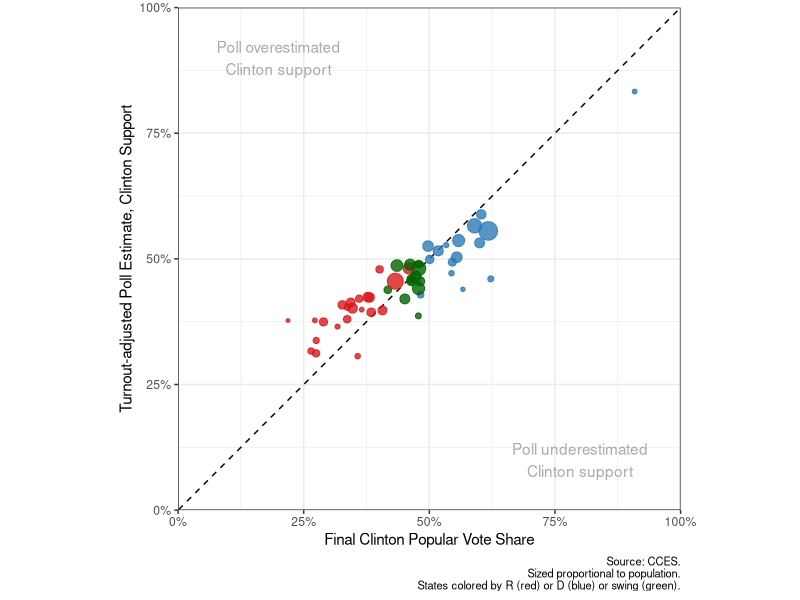
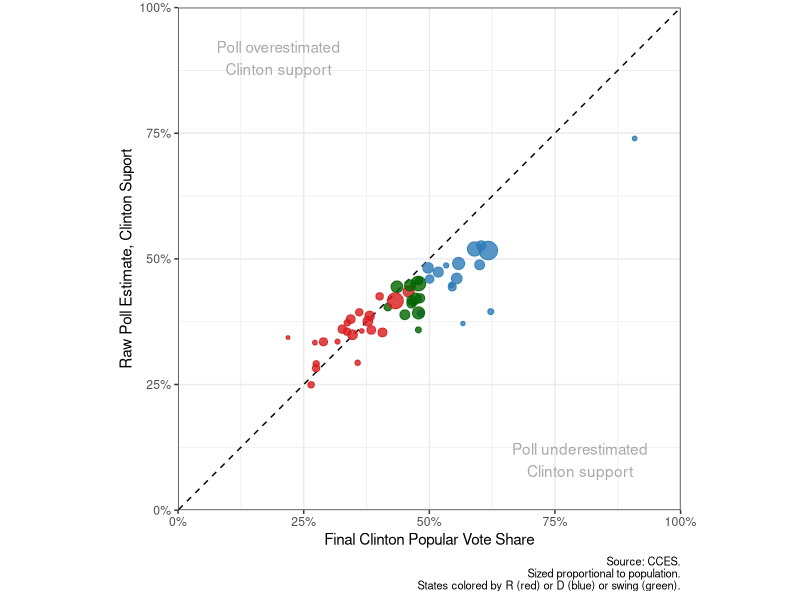
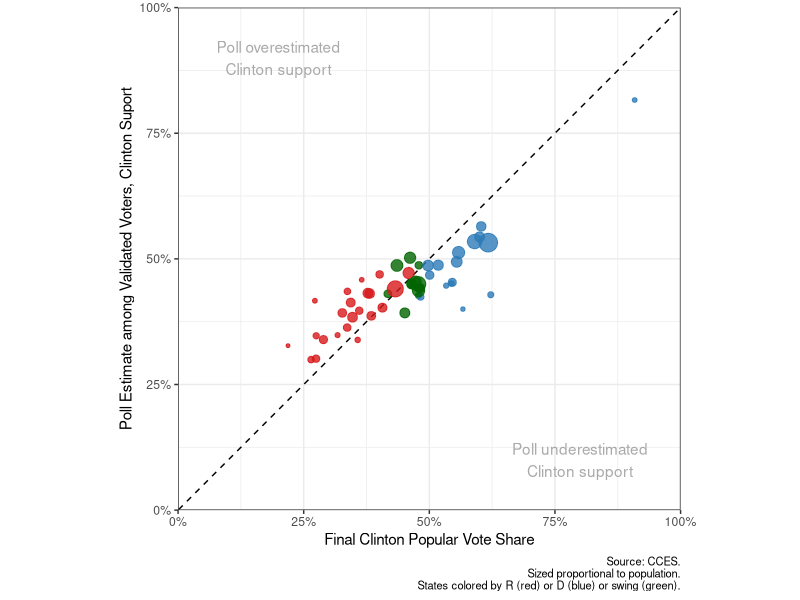
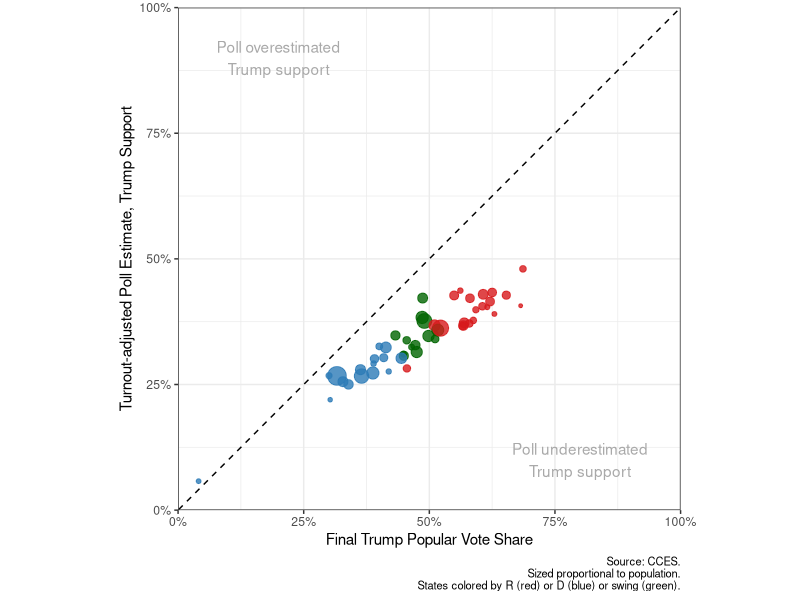
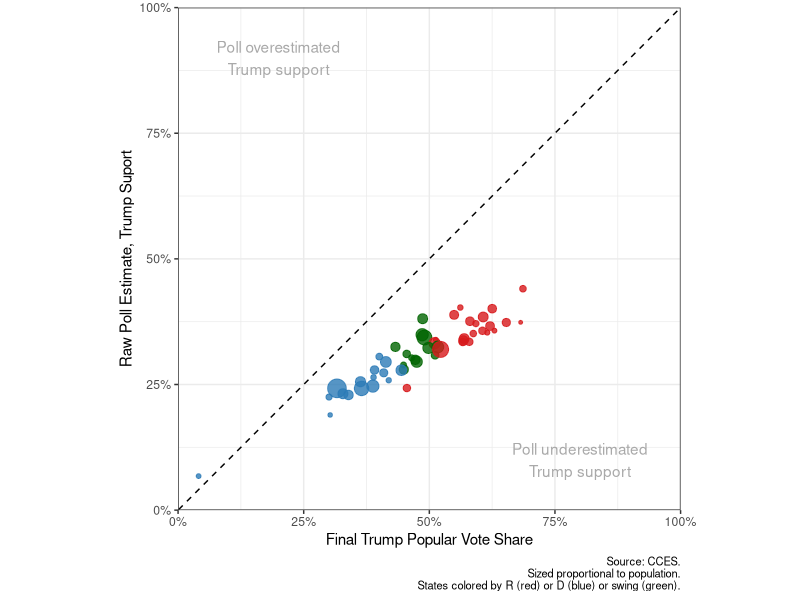
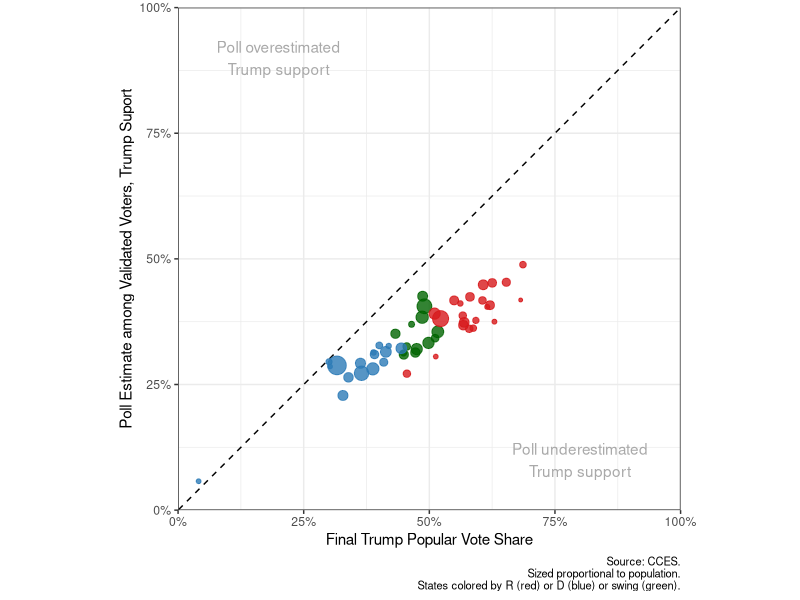

Source code (R) for these figures, in order:
## ---- chunk 1
knitr::opts_chunk$set(echo = TRUE)
library(readr)
## ---- chunk 2
read_csv("data/output/pres16_state.csv")
## ---- chunk 3
library(ggplot2)
library(ggrepel)
library(scales)
library(readr)

df <- read_csv("data/output/pres16_state.csv")

colorvec <- c("R" =  '#d7191c', "swing" = 'darkgreen', "D" = '#2c7bb6')

gg0 <- ggplot(df, aes(x = pct_hrc_voters, y = cces_pct_hrc_voters, color = color, size = vap)) +
  geom_abline(slope = 1, intercept = 0, linetype = "dashed") +
  scale_x_continuous(limits = c(0, 1), labels = percent, expand = c(0, 0)) +
  scale_y_continuous(limits = c(0, 1), labels = percent, expand = c(0, 0)) +
  scale_color_manual(values = colorvec) +
  guides(size = FALSE, color = FALSE) +
  coord_equal() +
  theme_bw() +
  geom_point(alpha = 0.8) +
  theme(plot.caption = element_text(size = 8)) +
  labs(caption = "Source: CCES.\nSized proportional to population.\n States colored by R (red) or D (blue) or swing (green).")


gg_hrc <- gg0 +
  annotate("text", x = 0.8, y = 0.1, label = "Poll underestimated\nClinton support", color = "darkgray") +
  annotate("text", x = 0.2, y = 0.9, label = "Poll overestimated\nClinton support", color = "darkgray") +
  labs(x = "Final Clinton Popular Vote Share")
gg_djt <- gg0 + aes(x = pct_djt_voters) +
  annotate("text", x = 0.8, y = 0.1, label = "Poll underestimated\nTrump support", color = "darkgray") +
  annotate("text", x = 0.2, y = 0.9, label = "Poll overestimated\nTrump support", color = "darkgray") +
  labs(x = "Final Trump Popular Vote Share")

## ---- chunk 4
gg_hrc + aes(y = cces_pct_hrc_voters) +
  ylab("Turnout-adjusted Poll Estimate, Clinton Support")
## ---- chunk 5
gg_hrc + aes(y = cces_pct_hrc_raw) +
  ylab("Raw Poll Estimate, Clinton Suport")
## ---- chunk 6
gg_hrc + aes(y = cces_pct_hrc_vv) +
  ylab("Poll Estimate among Validated Voters, Clinton Suport")
## ---- chunk 7
gg_djt + aes(y = cces_pct_djt_voters) +
  ylab("Turnout-adjusted Poll Estimate, Trump Support")
## ---- chunk 8
gg_djt + aes(y = cces_pct_djt_raw) +
  ylab("Raw Poll Estimate, Trump Suport")

## ---- chunk 9
gg_djt + aes(y = cces_pct_djt_vv) +
  ylab("Poll Estimate among Validated Voters, Trump Suport")
